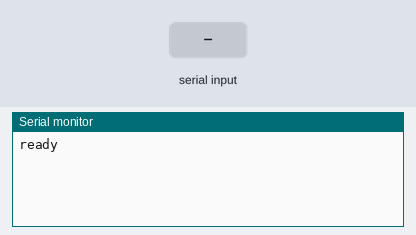
The sketch below on a simulated Arduino Uno, built with avr-gcc and run on an emulated ATmega328P. Shown: the last lines printed to the serial monitor. The inputs (shaded band) are chosen by the test bench.

Above: at 1.2 s.
1.3 s: "1" received over the second serial link
At 2.0 s:
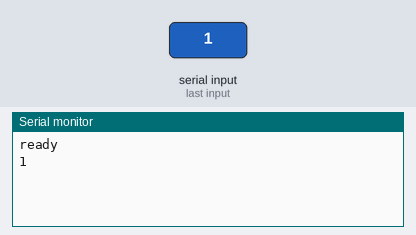
2.8 s: "0" received over the second serial link
At 3.1 s:
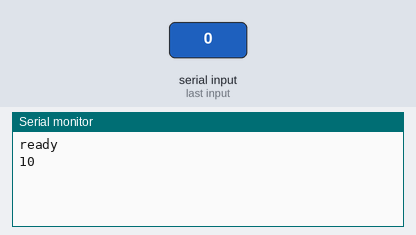

The sketch:

AtCommandsSketch.ino
```cpp
#include <SoftwareSerial.h>

#define BT_RX 10
#define BT_TX 11
#define BT_STATE 12

SoftwareSerial btSerial(BT_RX, BT_TX);

// Before powering the Arduino just hold the push button pressed and then power
// your Arduino, as a result you will have the LED blinking in an interval of
// 2 seconds which indicates the successful entering of the AT command mode.

// In order to start the settings we run the serial monitor and we set the baud
// rate to 9600 and *both NL & carriage return*

// commands: https://www.teachmemicro.com/hc-05-bluetooth-command-list/
char c=' ';
void setup()
{
    Serial.begin(9600);
    Serial.println("ready");
    btSerial.begin(38400);
}

void loop()
{
    if(btSerial.available())
    {
        c=btSerial.read();
        Serial.write(c);
    }
    if(Serial.available())
    {
        c=Serial.read();
        btSerial.write(c);
    }
}
```

Measured:
- after the input at 1.3 s, the serial monitor: prints a new line at once (image 1)
- after the input at 2.8 s, the serial monitor: prints a new line at once (image 2)
